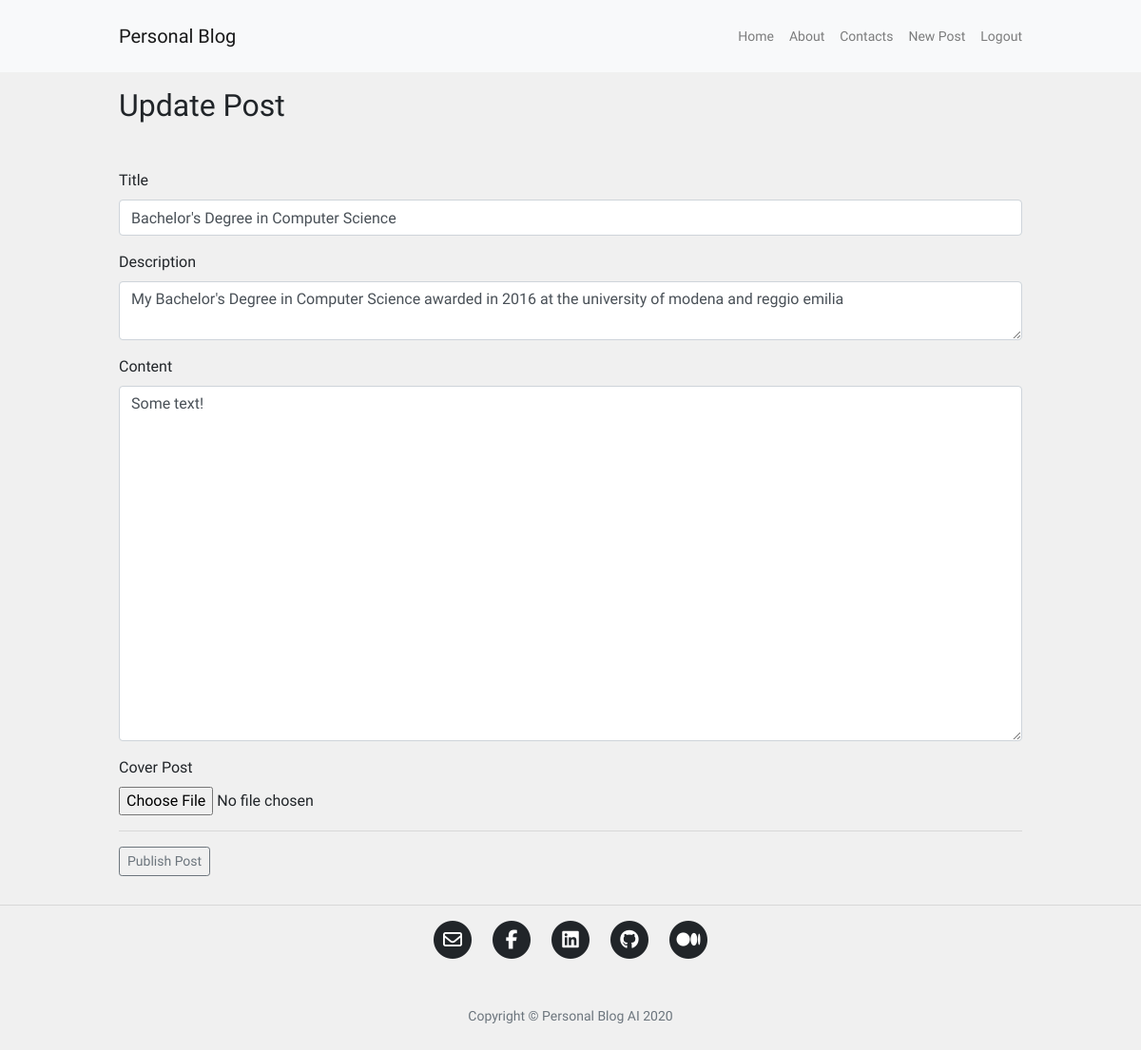
Page /post/1/update (signed in) on the earlier database version.
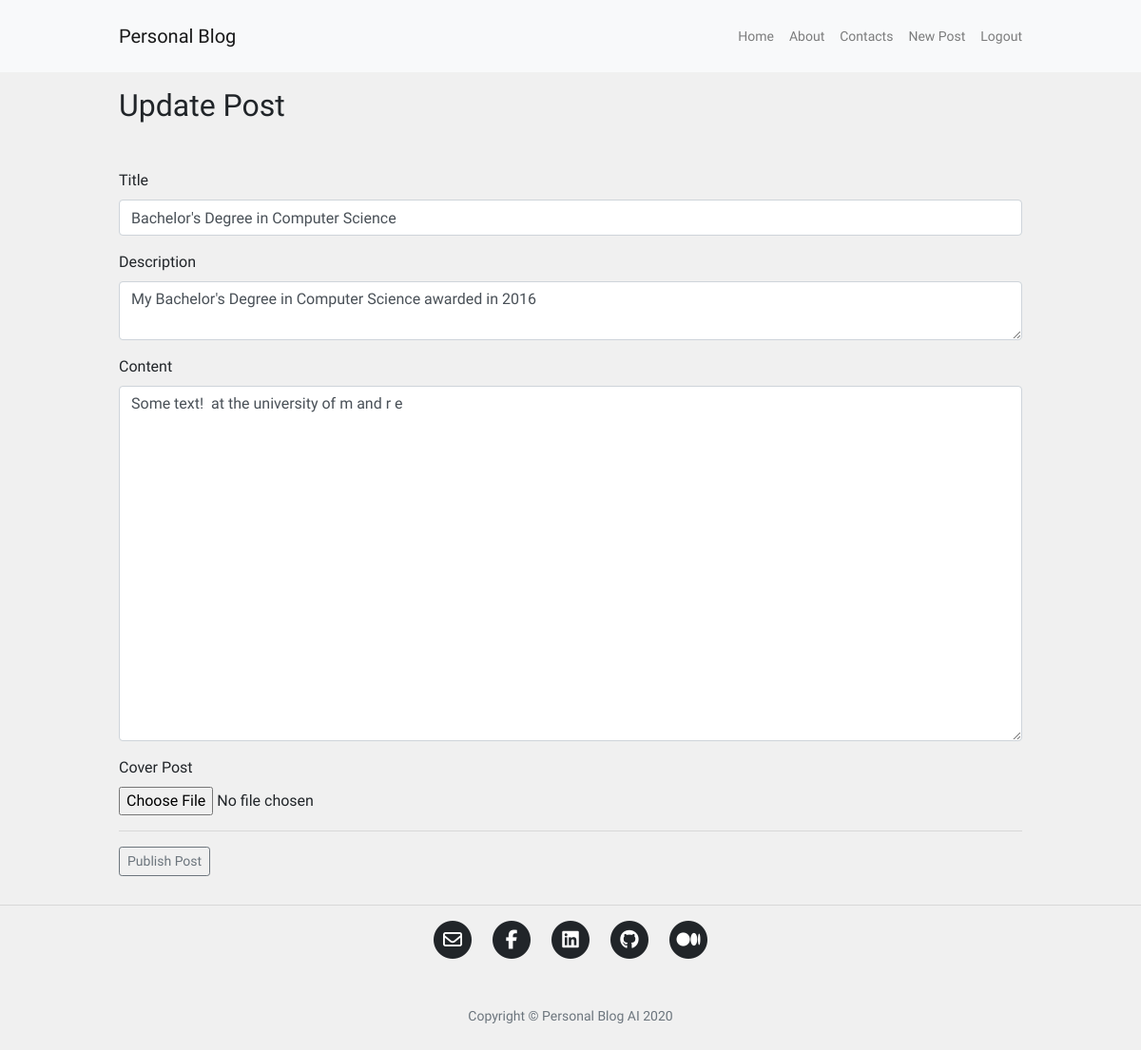
Same page on the later database version.
### blog/models.py (models this page shows, shortened)
class Post(db.Model):
    id = db.Column(db.Integer, primary_key=True)
    user_id = db.Column(db.Integer, db.ForeignKey('user.id'), nullable=False)
    insert_time = db.Column(db.DateTime, default=datetime.now)
    title = db.Column(db.String(120), nullable=False)
    description = db.Column(db.String(240))
    body = db.Column(db.Text(), nullable=False)
    slug = db.Column(db.String(250))
    image = db.Column(db.String(120))

### blog/routes.py (the view)
@app.route("/post/<int:post_id>/update", methods=["GET", "POST"])
@login_required
def post_update(post_id):
    post_instance = Post.query.get_or_404(post_id)
    if post_instance.author != current_user:
        abort(403)
    form = PostForm()
    if form.validate_on_submit():
        post_instance.title = form.title.data
        post_instance.description = form.description.data
        post_instance.body = form.body.data
        if form.image.data:
            try:
                image = save_picture(form.image.data)
                post_instance.image = image
            except Exception:
                db.session.commit()
                flash('Error occoured during image upload')
                return redirect(url_for('post_update', post_id=post_instance.id))
        db.session.commit()
        return redirect(url_for('post_detail', post_slug=post_instance.slug))
    elif request.method == "GET":
        form.title.data = post_instance.title
        form.description.data = post_instance.description
        form.body.data = post_instance.body
    post_image = post_instance.image or None
    return render_template("post_editor.html", form=form, post_image=post_image)

### blog/forms.py
class PostForm(FlaskForm):
    title = StringField('Title',
                        validators=[DataRequired('Mandatory Field!'),
                        Length(min=3, max=120, message="title range from 3 to 120 chars")]
                        )
    description = TextAreaField('Description',
                                validators=[Length(max=240, message="description no more than 240 chars")]
                        )
    body = TextAreaField('Content', validators=[DataRequired('Mandatory Field!')])
    image = FileField('Cover Post', validators=[FileAllowed(['jpg', 'jpeg', 'png'])])
    submit = SubmitField('Publish Post')

### blog/models.py (called while the page is built)
@login_manager.user_loader
def load_user(id):
    return User.query.get(int(id))

### blog/templates/post_editor.html (shortened to what this page needs)
{% extends 'base.html' %}
{% block content %}
<div class="container content-container mt-3 px-3 px-lg-0">
    {% if request.path == "/create-post" %}
    <h2>Create New Post</h2>
    {% else %}
    <h2>Update Post</h2>
    {% endif %}
    <div class="row no-gutters">
        <div class="col">
            <form method="POST" enctype="multipart/form-data" novalidate>
                <div class="form-group">
                    {{ form.title.label }}
                    {{ form.title(class="form-control") }}
                </div>
                <div class="form-group">
                    {{ form.description.label }}
                    {{ form.description(class="form-control") }}
                </div>
                <div class="form-group">
                    {{ form.body.label }}
                    {{ form.body(class="form-control", rows=15) }}
                </div>
                <div class="form-group">
                    {{ form.image.label }}
                    {{ form.image(class="form-control-file") }}
                </div>
                <hr>
                {{ form.submit(class="btn btn-sm btn-outline-secondary") }}
            </form>
        </div>
    </div>
</div>
{% endblock %}

Differences in the rows shown:
changed Post "Bachelor's Degree in Computer Science": description "My Bachelor's Degree in Computer Science awarded in 2016 at the university of modena and reggio emilia" → "My Bachelor's Degree in Computer Science awarded in 2016"; body "Some text!" → "Some text! at the university of m and r e"
